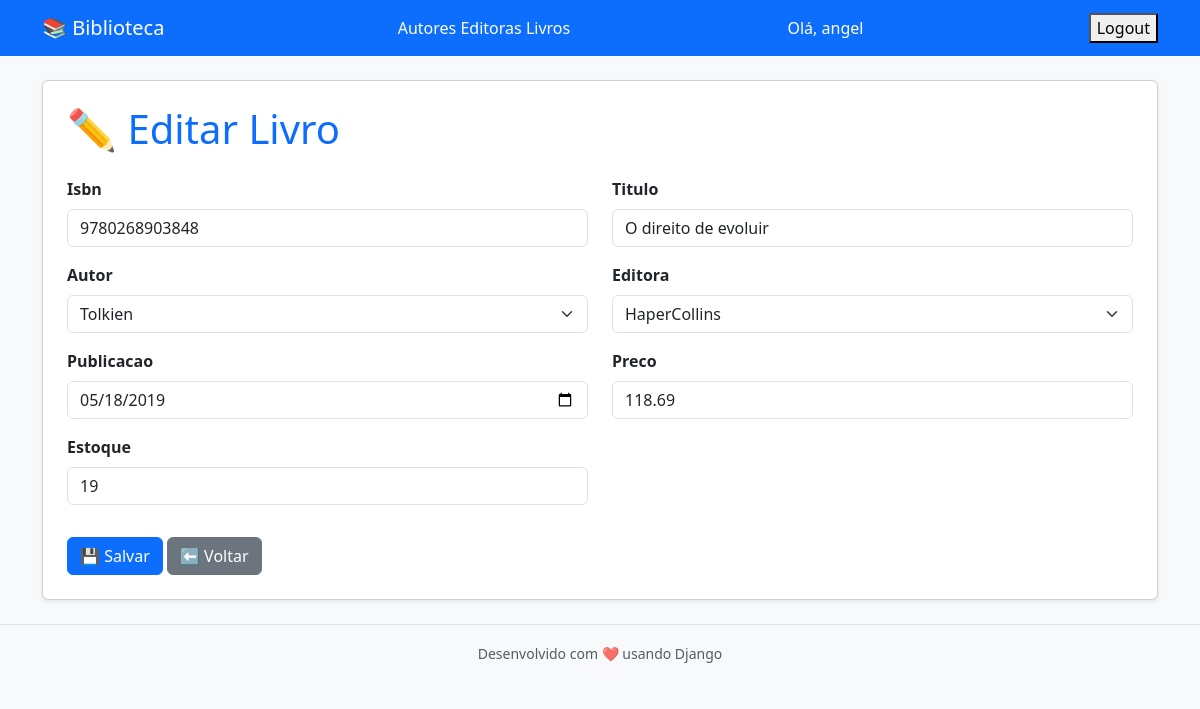
Page /biblioteca/livro/4/editar/ (signed in) on the committed database.
### biblioteca/models.py (models this page shows, shortened)
class Livro(models.Model):
    id = models.AutoField(primary_key=True)
    isbn = models.CharField(max_length=13, unique=True)
    autor = models.ForeignKey(
        Autor,
        on_delete=models.CASCADE
    )
    titulo = models.CharField(max_length=500)
    publicacao = models.DateField()
    preco = models.DecimalField(max_digits=6, decimal_places=2)
    estoque = models.IntegerField()
    editora = models.ForeignKey(Editora, on_delete=models.CASCADE)

### biblioteca/views.py (the view)
# urls.py: path('<str:entidade>/<int:pk>/editar/', views.editar_objeto, name='editar'),
@login_required
def editar_objeto(request, entidade, pk):
    modelo, Form = MAPEAMENTO.get(entidade, (None, None))
    if not modelo:
        return render(request, 'biblioteca/erro.html', {'mensagem': f'Entidade "{entidade}" inválida.'})
    if entidade == 'livro' and not request.user.has_perm('biblioteca.change_livro'):
        raise PermissionDenied("Você não tem permissão para editar livros.")
    obj = get_object_or_404(modelo, pk=pk)
    if request.method == 'POST':
        form = Form(request.POST, instance=obj)
        if form.is_valid():
            form.save()
            return redirect('listar', entidade=entidade)
    else:
        form = Form(instance=obj)
    return render(request, 'biblioteca/form.html', {'form': form, 'entidade': entidade})

### biblioteca/forms.py
class LivroForm(forms.ModelForm):
    class Meta:
        model = Livro
        fields = [
            'isbn', 'titulo', 'autor', 'editora',
            'publicacao', 'preco', 'estoque'
        ]
        widgets = {
            'isbn': forms.TextInput(attrs={
                'class': 'form-control',
                'placeholder': 'Ex: 9781234567890'
            }),
            'titulo': forms.TextInput(attrs={
                'class': 'form-control',
                'placeholder': 'Título do livro'
            }),
            'autor': forms.Select(attrs={'class': 'form-select'}),
            'editora': forms.Select(attrs={'class': 'form-select'}),
            'publicacao': forms.DateInput(
                attrs={'class': 'form-control', 'type': 'date'}
            ),
            'preco': forms.NumberInput(attrs={
                'class': 'form-control',
                'step': '0.01',
                'placeholder': 'Ex: 49.90'
            }),
            'estoque': forms.NumberInput(attrs={
                'class': 'form-control',
                'placeholder': 'Quantidade em estoque'
            }),
        }

### biblioteca/models.py (called while the page is built)
    def __str__(self):
        return self.nome

    def __str__(self):
        return self.nome

### biblioteca/templates/biblioteca/form.html (shortened to what this page needs)
{% extends 'biblioteca/base.html' %}
{% block content %}
<div class="card shadow-sm p-4">
    <h1 class="mb-4 text-primary">
        {% if form.instance.pk %}
            ✏️ Editar {{ entidade|capfirst }}
        {% else %}
            ➕ Novo {{ entidade|capfirst }}
        {% endif %}
    </h1>
    <form method="post" novalidate>
        <div class="row">
            {% for field in form %}
                <div class="mb-3 col-md-6">
                    <label for="{{ field.id_for_label }}" class="form-label fw-semibold">
                        {{ field.label }}
                    </label>
                    {{ field }}
                </div>
            {% endfor %}
        </div>
        <div class="mt-3">
            <button type="submit" class="btn btn-primary">💾 Salvar</button>
            <a href="{% url 'listar' entidade %}" class="btn btn-secondary">⬅️ Voltar</a>
        </div>
    </form>
</div>
{% endblock %}

### biblioteca/templates/biblioteca/base.html (shortened to what this page needs)
<!DOCTYPE html>
<html lang="pt-br">
<head>
    <link href="https://cdn.jsdelivr.net/npm/bootstrap@5.3.2/dist/css/bootstrap.min.css" rel="stylesheet">
</head>
<body class="bg-light">
    <nav class="navbar navbar-expand-lg navbar-dark bg-primary mb-4">
        <div class="container">
            <a class="navbar-brand" href="{% url 'dashboard' %}">📚 Biblioteca</a>
            <div>
                <a class="nav-link d-inline text-white" href="{% url 'listar' 'autor' %}">Autores</a>
                <a class="nav-link d-inline text-white" href="{% url 'listar' 'editora' %}">Editoras</a>
                <a class="nav-link d-inline text-white" href="{% url 'listar' 'livro' %}">Livros</a>
            </div>
            {% if request.user.is_authenticated %}
                <span class="nav-link d-inline text-white" style="margin-right:8px;">Olá, {{ request.user.username }}</span>
                <form class="nav-link d-inline text-white" method="post" action="{% url 'logout' %}" style="display:inline;">
                    <button type="submit" >Logout</button>
                </form>
            {% else %}
                <a class="nav-link d-inline text-white" href="{% url 'signin' %}">Entrar</a> |
                <a class="nav-link d-inline text-white" href="{% url 'signup' %}">Registrar</a>
            {% endif %}
        </div>
    </nav>
    <div class="container">
        {% block content %}
        {% endblock %}
    </div>
    <footer class="text-center text-muted py-3 mt-4 border-top">
        <small>Desenvolvido com ❤️ usando Django</small>
    </footer>
</body>
</html>

### rows in the picture
Livro: form "9780268903848" "O direito de evoluir" "Tolkien" "HaperCollins" "05/18/2019" "118.69" "19"

### other values in the picture
{{ request.user.username }} "angel"
{{ entidade|capfirst }} "Livro"
{{ field.label }} "Isbn" "Titulo" "Autor" "Editora" "Publicacao" "Preco" "Estoque"
